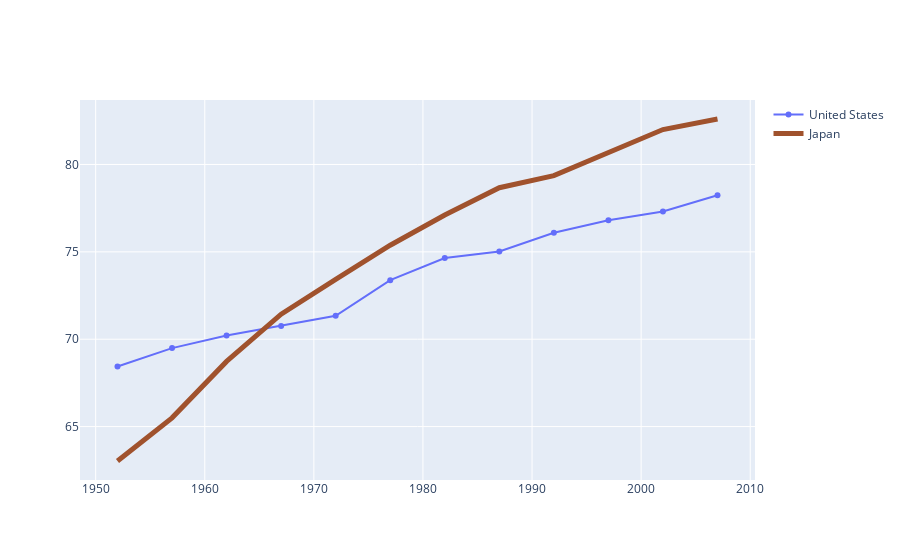

Write notebook code for a chart like this one.
### Code cell
fig = go.Figure()
fig.add_trace(
    go.Scatter(
        x=df_[df_.country == country1].year,
        y=df_[df_.country == country1].lifeExp,
        name=country1,
    )
)
fig.add_trace(
    go.Scatter(
        x=df_[df_.country == country2].year,
        y=df_[df_.country == country2].lifeExp,
        name=country2,
        mode='lines',
        line= dict(
            color='sienna',
            width=5
        )
    )
)
fig.show()

### Figure 1 — Plotly figure (JSON) as saved in the notebook; plotly's stock layout.template omitted (floating-point values rounded to 4 significant figures)
{"data": [{"name": "United States", "type": "scatter", "x": [1952, 1957, 1962, 1967, 1972, 1977, 1982, 1987, 1992, 1997, 2002, 2007], "y": [68.44, 69.49, 70.21, 70.76, 71.34, 73.38, 74.65, 75.02, 76.09, 76.81, 77.31, 78.24]}, {"line": {"color": "sienna", "width": 5}, "mode": "lines", "name": "Japan", "type": "scatter", "x": [1952, 1957, 1962, 1967, 1972, 1977, 1982, 1987, 1992, 1997, 2002, 2007], "y": [63.03, 65.5, 68.73, 71.43, 73.42, 75.38, 77.11, 78.67, 79.36, 80.69, 82, 82.6]}], "layout": {}}
